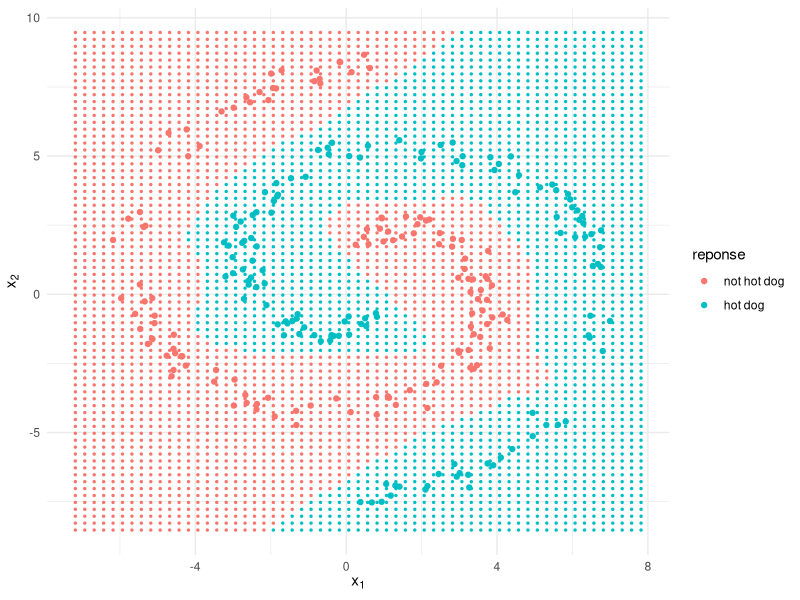

Write the R code that produced this figure.
deux_spirales <- function(N = 250, rad = 2 * pi, th0 = pi/2, labels = 0:1) {
    N1 <- floor(N/2)
    N2 <- N - N1
    
    theta <- th0 + runif(N1) * rad
    spiral1 <- cbind(-theta * cos(theta) + runif(N1), theta * sin(theta) + runif(N1))
    spiral2 <- cbind(theta * cos(theta) + runif(N2), -theta * sin(theta) + runif(N2))
    
    points <- rbind(spiral1, spiral2)
    classes <- c(rep(0, N1), rep(1, N2))
    
    data.frame(e1 = points[, 1], e2 = points[, 2], reponse = factor(classes, labels = labels))
}

dataPoints <- deux_spirales(labels = c("not hot dog", "hot dog"))

sigmoide <- function(x) 1 / (1 + exp(-x))

propag <- function(x, w1, w2) {
  z1 <- cbind(1, x) %*% w1
  h <- sigmoide(z1)
  z2 <- cbind(1, h) %*% w2
  list(output = sigmoide(z2), h = h)
}

retropropag <- function(x, y, y_hat, w1, w2, h, pas) {
  dw2 <- t(cbind(1, h)) %*% (y_hat - y)
  dh  <- (y_hat - y) %*% t(w2[-1, , drop = FALSE])
  dw1 <- t(cbind(1, x)) %*% (h * (1 - h) * dh)
  
  w1 <- w1 - pas * dw1
  w2 <- w2 - pas * dw2
  
  list(w1 = w1, w2 = w2)
}

train <- function(x, y, neurones = 5, pas = 1e-2, iterations = 1e4) {
  d <- ncol(x) + 1
  w1 <- matrix(rnorm(d * neurones), d, neurones)
  w2 <- as.matrix(rnorm(neurones + 1))
  for (i in 1:iterations) {
    prpg <- propag(x, w1, w2)
    rtprpg <- retropropag(x, y,
                        y_hat = prpg$output,
                        w1, w2,
                        h = prpg$h,
                        pas = pas)
    w1 <- rtprpg$w1; w2 <- rtprpg$w2
  }
  list(output = prpg$output, w1 = w1, w2 = w2)
}

x <- data.matrix(dataPoints[, c('e1', 'e2')])
y <- dataPoints$reponse == 'hot dog'
nnet <- train(x, y, neurones = 10, iterations = 1e5)

mean((nnet$output > .5) == y)
grid <- expand.grid(e1 = seq(min(dataPoints$e1) - 1,
                             max(dataPoints$e1) + 1,
                             by = .25),
                    e2 = seq(min(dataPoints$e2) - 1,
                             max(dataPoints$e2) + 1,
                             by = .25))
prpg_grid <- propag(x = data.matrix(grid[, c('e1', 'e2')]),
                       w1 = nnet$w1,
                       w2 = nnet$w2)
grid$reponse <- factor((prpg_grid$output > .5) * 1,
                     labels = levels(dataPoints$reponse))


library(ggplot2)
theme_set(theme_minimal())
ggplot(dataPoints) + aes(e1, e2, colour = reponse) +
  geom_point(data = grid, size = .5) +
  geom_point() +
  labs(x = expression(x[1]), y = expression(x[2]))